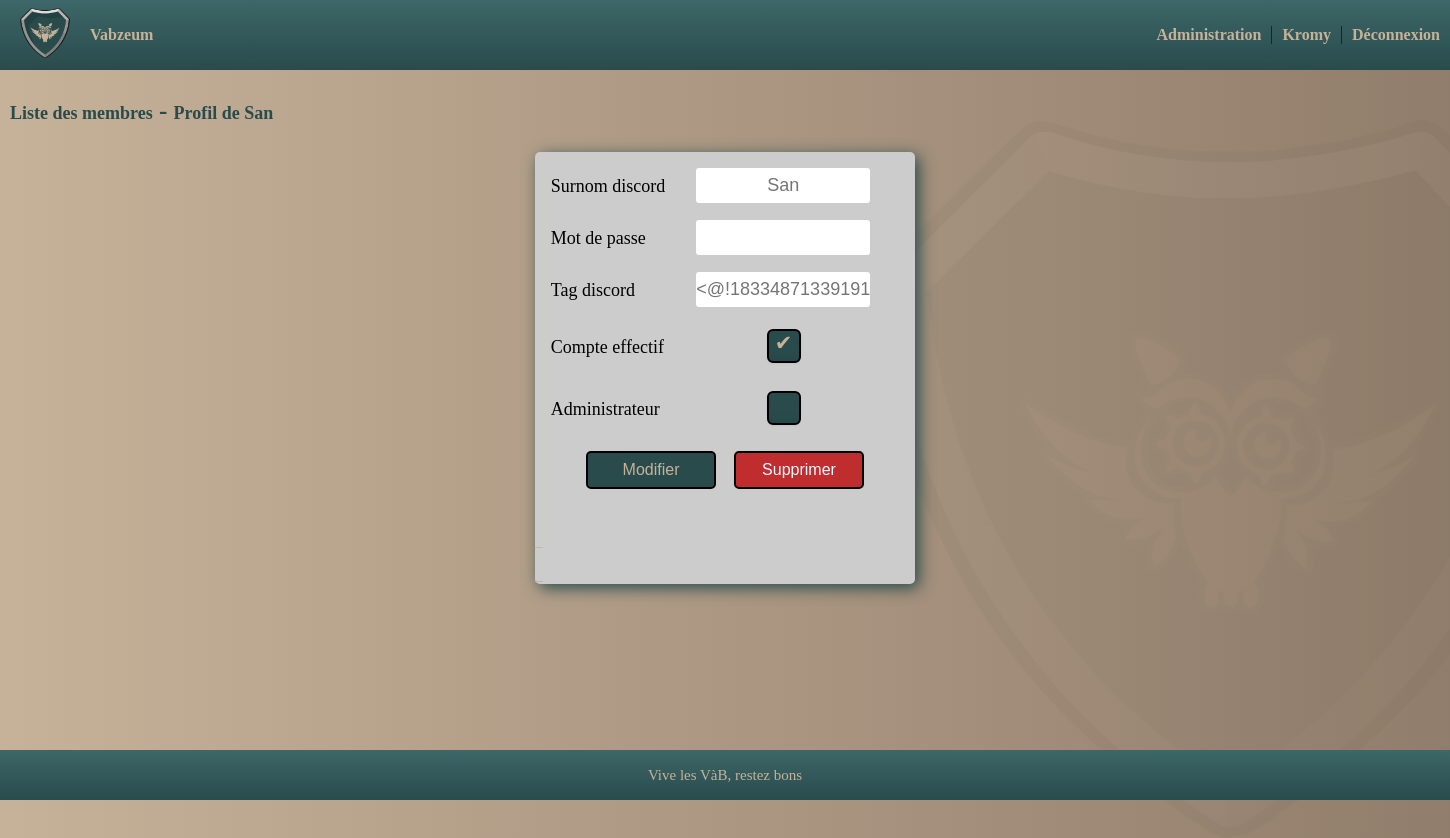
The app's page /admin/members_list/2 (signed in) with its own data.
### db.py (models this page shows)
class discord_user_datas(UserMixin, dba.Model):
    id = dba.Column(dba.Integer, primary_key=True)
    nickname = dba.Column(dba.String(30), unique=True)
    tag = dba.Column(dba.String(50), unique=True)
    password = dba.Column(dba.String(100), unique=True)
    effective = dba.Column(dba.Integer, unique=True)
    admin = dba.Column(dba.Integer, unique=True)
    created = dba.Column(dba.DateTime, unique=True)

### app.py (the view, shortened to what this page needs)
@app.route('/admin/members_list/<id>', methods=['GET', 'POST'])
@login_required
@is_admin
def modify_member(id):
    form = ModifyUser()
    member = discord_user_datas.query.filter_by(id = id).first()
    if not member:
        return redirect(url_for('members_list'))
    return render_template(f'admin/modify_member.html', form=form, member=member)

### forms.py
class ModifyUser(FlaskForm):
    username = StringField("Surnom discord")
    password = PasswordField("Mot de passe")
    tag = StringField("Tag discord")
    effective = BooleanField("Compte effectif")
    admin = BooleanField("Administrateur")
    submit_modify_user = SubmitField("Modifier")

### app.py (called while the page is built)
@login_manager.user_loader
def load_user(user_id):
    return discord_user_datas.query.get(int(user_id))

def is_admin(f):
    @wraps(f)
    def decorated_fct(*args, **kwargs):
        if not current_user.admin:
            return redirect(url_for('index'))
        return f(*args, **kwargs)
    return decorated_fct

### templates/admin/modify_member.html (shortened to what this page needs)
{% extends 'layout.html' %}
{% block content %}
    <div class=" justify-content-start align-items-start">
        <h1 class="p-3" style="color: #294B4C">
            <a style="color: #294B4C" href="{{ url_for('members_list') }}">Liste des membres</a> -
            <a style="color: #294B4C" href="{{ url_for('modify_member', id=member.id) }}">{% block title %}Profil de
                {{ member.nickname }}{% endblock %}</a>
        </h1>
    </div>
    <div class="vab_box_shadow">
        <form class="pt_15" name="modify_user_form" aria-disabled="true"
              action="" method="post" enctype="multipart/form-data">
            <table class="">
                <tr>
                    <td class="pb_15">{{ form.username.label(class_="text_18px") }}</td>
                    <td class="t-center pb_15">{{ form.username(class_="classic_input", placeholder=member.nickname) }}</td>
                </tr>
                <tr>
                    <td class="pb_15">{{ form.password.label(class_="text_18px") }}</td>
                    <td class="t-center pb_15">{{ form.password(class_="classic_input") }}</td>
                </tr>
                <tr>
                    <td class="pb_15">{{ form.tag.label(class_="text_18px") }}</td>
                    <td class="t-center pb_15">{{ form.tag(class_="classic_input", placeholder=member.tag) }}</td>
                </tr>
                <tr>
                    <td class="pb_15">{{ form.effective.label(class_="text_18px") }}</td>
                    <td class="t-center pb_15">{{ form.effective(class_="vab_checkbox", checked=(True if member.effective == 1 else False)) }}</td>
                </tr>
                <tr>
                    <td class="pb_15">{{ form.admin.label(class_="text_18px") }}</td>
                    <td class="t-center pb_15">{{ form.admin(class_="vab_checkbox", checked=(True if member.admin == 1 else False)) }}</td>
                </tr>
            </table>
            <div class="d_flex" style="justify-content: center">
                <div class="t-center">{{ form.submit_modify_user(class_="vab_button") }}</div>
                <div class="ml_10px t-center">
                    <input class="vab_button danger_button" id="js_delete_member"
                           name="js_delete_member"
                           onclick="delete_member()"
                           type="button" value="Supprimer">
                </div>
            </div>
            <div>
                <div style="width: 100%"><br>
                </div>
        </form>
    </div>
{% endblock %}

### templates/layout.html (shortened to what this page needs)
<!doctype html>
<html lang="en">
<head>
    <link rel="stylesheet" href="/static/css/style.css">
    <link rel="stylesheet" href="/static/css/searchbar.css">
    <link rel="stylesheet" href="/static/css/sidebars.css">
    <link rel="stylesheet" href="/static/css/media.css">
    <link rel="stylesheet" href="/static/css/element.css">
</head>
<img src="/static/src/blason%20détaillé%20+%20opacité.png" class="background_image">
<body>
<div class="admin">
    <div class="header navbar bg_gradiant_blue_vab">
        <div class="left_navbar_content">
            <a class="" href="{{ url_for('index') }}">
                <img class="blason_vab" src="/static/src/blason.png">
            </a>
            <a class="nav_link" href="{{ url_for('vabzeum') }}">Vabzeum</a>
        </div>
        <div class="right_navbar_content">
            {% if current_user.is_authenticated and current_user.admin %}
                <a class="nav_link border_right" href="{{ url_for('admin') }}">Administration</a>
            {% endif %}
            {% if current_user.is_authenticated %}
                <a class="nav_link border_right" href="#">{{ current_user.nickname }}</a>
            {% else %}
                <a class="nav_link" href="{{ url_for('login') }}">Connexion</a>
            {% endif %}
            {% if current_user.is_authenticated %}
                <a class="nav_link" href="{{ url_for('logout') }}">Déconnexion</a>
            {% endif %}
        </div>
    </div>
    <div class="main_div">
        {% block content %} {% endblock %}
    <p class="col-white-vab">_</p>
    <p class="col-white-vab">_</p>
    </div>
    <footer class="footer bg_gradiant_blue_vab d_flex" style="justify-content: space-around; align-items: center">
        <p class="text_15px col-white-vab">Vive les VàB, restez bons</p>
    </footer>
</div>
</body>
</html>

### static/css/style.css (style rules this page uses)
:root { --select-border: #777; --select-focus: blue; --select-arrow: var(--select-border); }
.main_div { width: 100%; height: fit-content; }
.classic_input { text-align: center; width: 75%; margin: auto; border-radius: 3px; border: none; line-height: 1; font-size: 18px; padding: 7px 0px; }
.bg_gradiant_blue_vab { background-image: linear-gradient(to bottom, #3D6768, #294B4C); }
.pb_15 { padding-bottom: 15px; }
.pt_15 { padding-top: 15px; }
.t-center { text-align: center; }
.ml_10px { margin-left: 10px; }
.col-white-vab { color: #C6B299; }
.d_flex { display: flex; }
.vab_button { width: 130px; color: #C6B299; background-color: #294B4C; border: 2px #000000 solid; padding: 8px 0px; text-align: center; text-decoration: none; display: inline-block; font-size: 16px; border-radius: 5px; margin: 4px; }
.danger_button { color: aliceblue; background-color: #bf2d2f; }
.vab_box_shadow { box-sizing: border-box; background-color: #cccccc; border-radius: 5px; box-shadow: 4px 4px 16px #294B4C; width: fit-content; height: fit-content; margin: auto; }
.text_18px { font-size: 18px; margin: 0; }
.text_15px { font-size: 15px; margin: 0; }
.vab_checkbox { background-color: #294B4C; -webkit-appearance: none; border: 2px solid #000000; box-shadow: 0 1px 2px rgba(0, 0, 0, 0.05), inset 0px -15px 10px -12px rgba(0, 0, 0, 0.05); padding: 15px; border-radius: 6px; display: inline-block; position: relative; margin-top: 5px; }
.vab_checkbox:checked:after { transition: 0.9s; content: '\2714'; font-size: 21px; position: absolute; top: 0px; left: 6px; color: #C6B299; }

### static/css/sidebars.css (style rules this page uses)
.admin { min-height:100%; position: relative; margin:0 auto; width: 100%; }
.footer { position:absolute; bottom: 0px; width:100%; height: 50px; background-color: #294B4C; }
.navbar { width: 100%; height: 70px; box-sizing: border-box; align-content: center; align-items: center; display: flex; justify-content: space-between; min-width: 600px; }
.left_navbar_content { height: 100%; display: flex; padding-left: 10px; align-items: center; }
.right_navbar_content { height: 100%; display: flex; align-content: flex-end; align-items: center; }
.nav_link { padding-left: 10px; padding-right: 10px; width: 100%; text-decoration: none; color: #C6B299; font-family: Verdana; font-weight: bold; }
.blason_vab { padding: 10px; width: 50px; height: 50px; }
.border_right { border-right: #222222 1px solid; }

### static/css/element.css (style rules this page uses)
html, body { height: 100%; margin: 0; padding: 0; }
body { position: relative; min-height: 100%; height: 100%; width: 100%; margin: 0; background-image: linear-gradient(to right, #C6B299, #917D6B); font-family: Verdana; display : table; }
h1 { font-size: 25px; color: #294B4C; padding: 10px; }
h1 a { font-size: 25px; color: #294B4C; text-decoration: none; font-size: 18px; }
input { font-size: 18px; }
form { padding: 5px 15px 5px 15px; }
table { border-collapse: collapse; }
label { line-height: 2; }
.background_image { position: absolute; top: 15%; left: 60%; height: auto; }

### records on screen
discord_user_datas: nickname "Kromy"
discord_user_datas: nickname "San", effective "☑"
